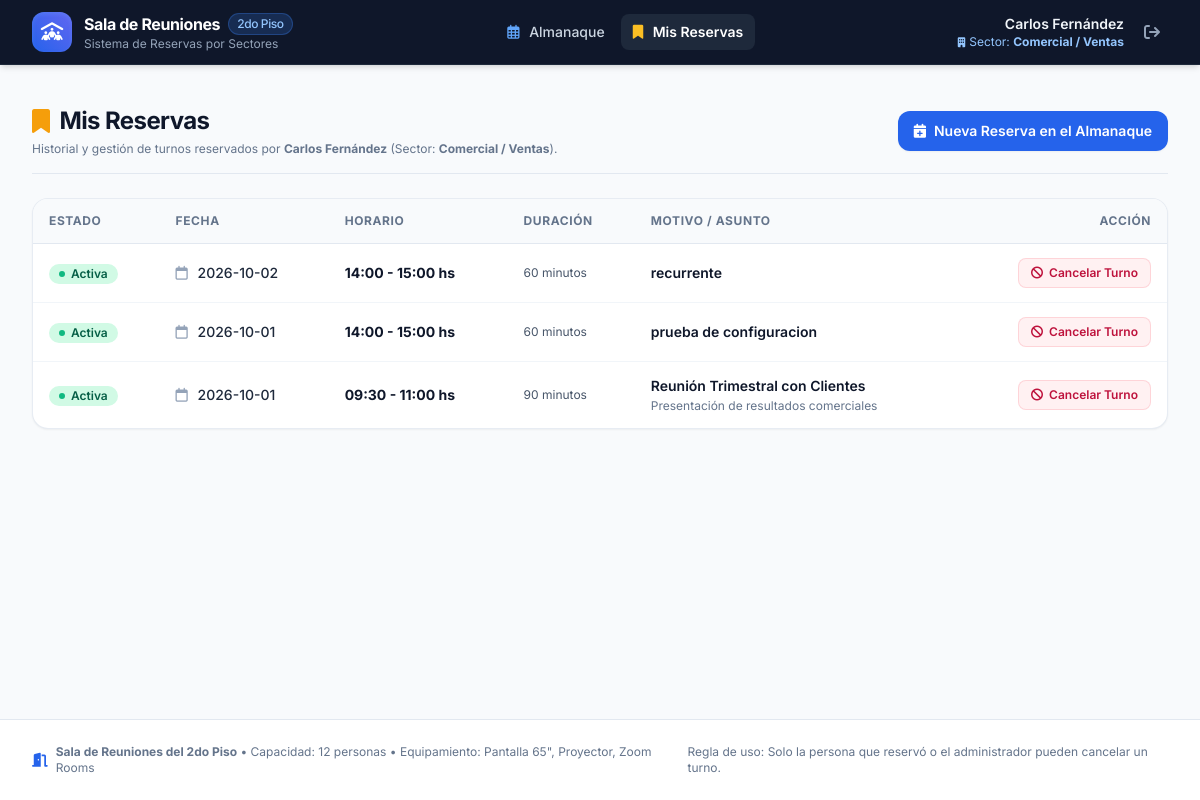
/mis-reservas (signed in), run on the app's committed database.
### tables this page shows
CREATE TABLE users (
            id INTEGER PRIMARY KEY AUTOINCREMENT,
            username TEXT UNIQUE NOT NULL,
            password_hash TEXT NOT NULL,
            full_name TEXT NOT NULL,
            sector TEXT NOT NULL,
            role TEXT NOT NULL DEFAULT 'user',
            created_at TIMESTAMP DEFAULT CURRENT_TIMESTAMP
        );

CREATE TABLE reservations (
            id INTEGER PRIMARY KEY AUTOINCREMENT,
            user_id INTEGER NOT NULL,
            title TEXT NOT NULL,
            description TEXT,
            date TEXT NOT NULL,
            start_time TEXT NOT NULL,
            end_time TEXT NOT NULL,
            duration_minutes INTEGER NOT NULL,
            status TEXT NOT NULL DEFAULT 'active',
            cancelled_by INTEGER,
            cancelled_at TIMESTAMP,
            created_at TIMESTAMP DEFAULT CURRENT_TIMESTAMP, cancellation_reason TEXT, recurrence_id TEXT, recurrence_type TEXT DEFAULT 'none',
            FOREIGN KEY (user_id) REFERENCES users (id),
            FOREIGN KEY (cancelled_by) REFERENCES users (id)
        );

### app.py (the view)
@app.route("/mis-reservas")
@login_required
def my_bookings():
    conn = get_db_connection()
    cur_user_id = session["user_id"]
    reservations = conn.execute('''
        SELECT r.*, u.full_name, u.sector
        FROM reservations r
        JOIN users u ON r.user_id = u.id
        WHERE r.user_id = ?
        ORDER BY r.date DESC, r.start_time DESC
    ''', (cur_user_id,)).fetchall()
    conn.close()
    return render_template("my_bookings.html", reservations=reservations)

### app.py (called while the page is built)
def login_required(f):
    @wraps(f)
    def decorated_function(*args, **kwargs):
        if "user_id" not in session:
            flash("Por favor inicia sesión para acceder.", "warning")
            return redirect(url_for("login"))
        return f(*args, **kwargs)
    return decorated_function

@app.context_processor
def inject_global_data():
    current_user = None
    if "user_id" in session:
        conn = get_db_connection()
        current_user = conn.execute("SELECT * FROM users WHERE id = ?", (session["user_id"],)).fetchone()
        conn.close()
    return {
        "current_user": current_user,
        "SECTORS": get_active_sectors(),
        "now": datetime.now()
    }

### database.py (called while the page is built)
def get_sector_color(sector_name):
    if not sector_name:
        return "#64748b"
    clean_name = sector_name.strip().lower()
    if clean_name in KNOWN_COLORS:
        return KNOWN_COLORS[clean_name]
    hash_val = sum((i + 1) * ord(c) for i, c in enumerate(clean_name))
    return SECTOR_PALETTE[hash_val % len(SECTOR_PALETTE)]

def get_active_sectors():
    try:
        conn = get_db_connection()
        rows = conn.execute("SELECT DISTINCT sector FROM users WHERE sector IS NOT NULL AND TRIM(sector) != '' ORDER BY sector ASC").fetchall()
        conn.close()
        return [{"name": r["sector"], "color": get_sector_color(r["sector"])} for r in rows]
    except Exception:
        return []

def get_db_connection():
    conn = sqlite3.connect(DB_NAME)
    conn.row_factory = sqlite3.Row
    conn.execute("PRAGMA foreign_keys = ON")
    return conn

### templates/my_bookings.html (shortened to what this page needs)
{% extends "base.html" %}
{% block content %}
<div class="space-y-6">
  <div class="flex flex-col sm:flex-row sm:items-center justify-between gap-4 pb-4 border-b border-slate-200">
    <div>
      <h1 class="text-2xl font-bold text-slate-900 tracking-tight flex items-center gap-2.5">
        <i class="fa-solid fa-bookmark text-amber-500"></i> Mis Reservas
      </h1>
      <p class="text-xs text-slate-500 mt-1">
        Historial y gestión de turnos reservados por <strong>{{ current_user.full_name }}</strong> (Sector: <strong>{{ current_user.sector }}</strong>).
      </p>
    </div>
    <a href="{{ url_for('index') }}"
       class="inline-flex items-center gap-2 bg-brand-600 hover:bg-brand-500 text-white font-semibold px-4 py-2.5 rounded-xl shadow-sm text-sm transition">
      <i class="fa-solid fa-calendar-plus"></i>
      <span>Nueva Reserva en el Almanaque</span>
    </a>
  </div>
  {% if reservations %}
  <div class="bg-white rounded-2xl border border-slate-200/80 shadow-sm overflow-hidden">
    <div class="overflow-x-auto">
      <table class="w-full text-left border-collapse text-sm">
        <thead>
          <tr class="bg-slate-50 border-b border-slate-200 text-xs font-semibold text-slate-500 uppercase tracking-wider">
            <th class="py-3.5 px-4">Estado</th>
            <th class="py-3.5 px-4">Fecha</th>
            <th class="py-3.5 px-4">Horario</th>
            <th class="py-3.5 px-4">Duración</th>
            <th class="py-3.5 px-4">Motivo / Asunto</th>
            <th class="py-3.5 px-4 text-right">Acción</th>
          </tr>
        </thead>
        <tbody class="divide-y divide-slate-100">
          {% for r in reservations %}
          <tr class="hover:bg-slate-50/70 transition-colors">
            <td class="py-3.5 px-4 whitespace-nowrap">
              {% if r.status == 'active' %}
                <span class="inline-flex items-center px-2.5 py-0.5 rounded-full text-xs font-semibold bg-emerald-100 text-emerald-800">
                  <span class="w-1.5 h-1.5 rounded-full bg-emerald-500 mr-1.5"></span> Activa
                </span>
              {% else %}
                <span class="inline-flex items-center px-2.5 py-0.5 rounded-full text-xs font-semibold bg-slate-100 text-slate-600">
                  <span class="w-1.5 h-1.5 rounded-full bg-slate-400 mr-1.5"></span> Cancelada
                </span>
              {% endif %}
            </td>
            <td class="py-3.5 px-4 whitespace-nowrap font-medium text-slate-800">
              <i class="fa-regular fa-calendar text-slate-400 mr-1.5"></i> {{ r.date }}
            </td>
            <td class="py-3.5 px-4 whitespace-nowrap font-bold text-slate-900">
              {{ r.start_time }} - {{ r.end_time }} hs
            </td>
            <td class="py-3.5 px-4 whitespace-nowrap text-slate-600 text-xs">
              {{ r.duration_minutes }} minutos
            </td>
            <td class="py-3.5 px-4">
              <div class="font-semibold text-slate-900 {{ 'line-through text-slate-400' if r.status == 'cancelled' else '' }}">
                {{ r.title }}
              </div>
              {% if r.description %}
                <div class="text-xs text-slate-500 truncate max-w-xs mt-0.5">
                  {{ r.description }}
                </div>
              {% endif %}
            </td>
            <td class="py-3.5 px-4 text-right whitespace-nowrap">
              {% if r.status == 'active' %}
                <form action="{{ url_for('cancel_reservation', reservation_id=r.id) }}" method="POST"
                      onsubmit="return confirm('¿Estás seguro de que deseas cancelar tu reserva para el {{ r.date }} de {{ r.start_time }} a {{ r.end_time }}? El turno se liberará en el almanaque.');">
                  <button type="submit"
                          class="inline-flex items-center gap-1.5 px-3 py-1.5 rounded-lg bg-rose-50 text-rose-700 hover:bg-rose-100 hover:text-rose-800 font-semibold text-xs border border-rose-200/80 transition">
                    <i class="fa-solid fa-ban text-xs"></i> Cancelar Turno
                  </button>
                </form>
              {% else %}
                <span class="text-xs text-slate-400 italic">Sin acciones</span>
              {% endif %}
            </td>
          </tr>
          {% endfor %}
        </tbody>
      </table>
    </div>
  </div>
  {% endif %}
</div>
{% endblock %}

### templates/base.html (shortened to what this page needs)
<!DOCTYPE html>
<html lang="es" class="h-full bg-slate-50">
<head>
  <script src="https://cdn.tailwindcss.com"></script>
  <link rel="stylesheet" href="https://cdnjs.cloudflare.com/ajax/libs/font-awesome/6.5.1/css/all.min.css">
  <link rel="stylesheet" href="{{ url_for('static', filename='css/style.css') }}">
</head>
<body class="h-full flex flex-col antialiased text-slate-800">
  <header class="bg-slate-900 border-b border-slate-800 text-white shadow-md sticky top-0 z-40">
    <div class="max-w-7xl mx-auto px-4 sm:px-6 lg:px-8">
      <div class="flex items-center justify-between h-16">
        <div class="flex items-center space-x-3">
          <a href="{{ url_for('index') }}" class="flex items-center space-x-3 group">
            <div class="w-10 h-10 rounded-xl bg-gradient-to-tr from-brand-600 to-indigo-500 flex items-center justify-center text-white shadow-inner shadow-brand-400/30 group-hover:scale-105 transition-transform">
              <i class="fa-solid fa-people-roof text-lg"></i>
            </div>
            <div>
              <div class="font-bold text-base tracking-tight text-white flex items-center gap-2">
                Sala de Reuniones
                <span class="text-xs bg-brand-500/20 text-brand-300 border border-brand-500/30 px-2 py-0.5 rounded-full font-medium">2do Piso</span>
              </div>
              <div class="text-xs text-slate-400">Sistema de Reservas por Sectores</div>
            </div>
          </a>
        </div>
        {% if current_user %}
        <nav class="hidden md:flex items-center space-x-1">
          <a href="{{ url_for('index') }}"
             class="px-3 py-2 rounded-lg text-sm font-medium transition-colors {% if request.endpoint == 'index' %}bg-slate-800 text-white font-semibold{% else %}text-slate-300 hover:text-white hover:bg-slate-800/60{% endif %}">
            <i class="fa-regular fa-calendar-days mr-1.5 text-brand-400"></i> Almanaque
          </a>
          <a href="{{ url_for('my_bookings') }}"
             class="px-3 py-2 rounded-lg text-sm font-medium transition-colors {% if request.endpoint == 'my_bookings' %}bg-slate-800 text-white font-semibold{% else %}text-slate-300 hover:text-white hover:bg-slate-800/60{% endif %}">
            <i class="fa-solid fa-bookmark mr-1.5 text-amber-400"></i> Mis Reservas
          </a>
        </nav>
        <div class="flex items-center space-x-3">
          <div class="hidden sm:flex flex-col items-end">
            <div class="text-sm font-semibold text-slate-100 flex items-center gap-1.5">
              {{ current_user.full_name }}
            </div>
            <div class="text-xs text-brand-300 flex items-center gap-1">
              <i class="fa-solid fa-building text-[10px]"></i>
              <span>Sector: <strong>{{ current_user.sector }}</strong></span>
            </div>
          </div>
          <a href="{{ url_for('logout') }}" title="Cerrar sesión"
             class="p-2 text-slate-400 hover:text-rose-400 hover:bg-slate-800 rounded-lg transition-colors">
            <i class="fa-solid fa-arrow-right-from-bracket text-base"></i>
          </a>
        </div>
        {% endif %}
      </div>
    </div>
  </header>
  <main class="flex-grow max-w-7xl mx-auto px-4 sm:px-6 lg:px-8 py-6 w-full">
    {% block content %}{% endblock %}
  </main>
  <footer class="bg-white border-t border-slate-200 py-6 text-slate-500 text-xs mt-auto">
    <div class="max-w-7xl mx-auto px-4 sm:px-6 lg:px-8 flex flex-col sm:flex-row items-center justify-between gap-4">
      <div class="flex items-center gap-2">
        <i class="fa-solid fa-door-open text-brand-600 text-sm"></i>
        <span><strong>Sala de Reuniones del 2do Piso</strong> &bull; Capacidad: 12 personas &bull; Equipamiento: Pantalla 65", Proyector, Zoom Rooms</span>
      </div>
      <div>
        <span>Regla de uso: Solo la persona que reservó o el administrador pueden cancelar un turno.</span>
      </div>
    </div>
  </footer>
</body>
</html>

### static/css/style.css (style rules this page uses)
:root { --primary-color: #1e3a8a; --secondary-color: #3b82f6; }
body { font-family: 'Inter', system-ui, -apple-system, BlinkMacSystemFont, 'Segoe UI', Roboto, Oxygen, Ubuntu, Cantarell, sans-serif; background-color: #f8fafc; color: #1e293b; }

### data on the page
users: full_name "Carlos Fernández", sector "Comercial / Ventas"
reservations: status "active" (drawn), date "2026-10-02", start_time "14:00", end_time "15:00", duration_minutes "60", title "recurrente"
reservations: status "active" (drawn), date "2026-10-01", start_time "14:00", end_time "15:00", duration_minutes "60", title "prueba de configuracion"
reservations: status "active" (drawn), date "2026-10-01", start_time "09:30", end_time "11:00", duration_minutes "90", title "Reunión Trimestral con Clientes", description "Presentación de resultados comerciales"
